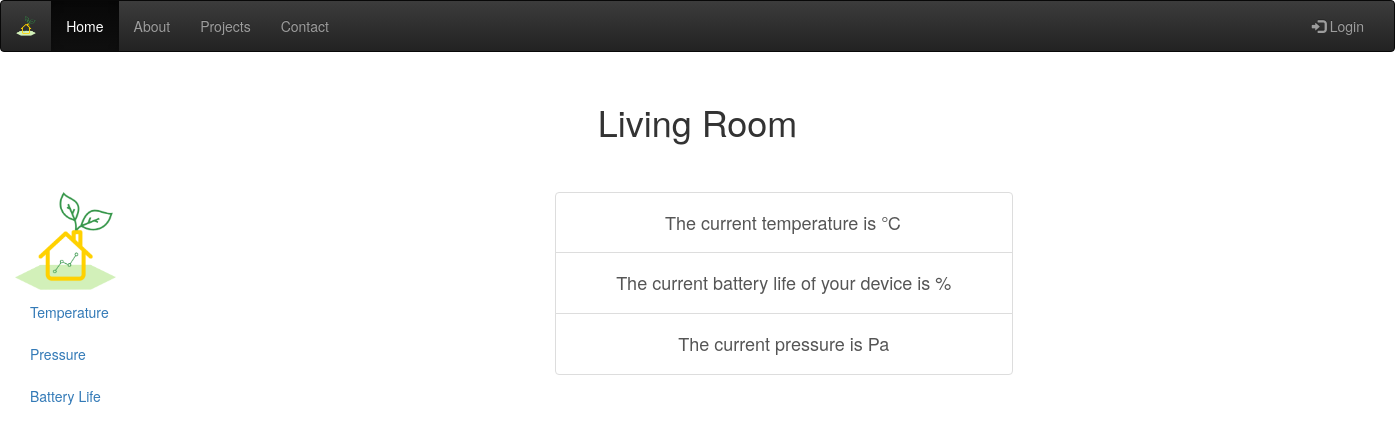
Before: / with the older database file.
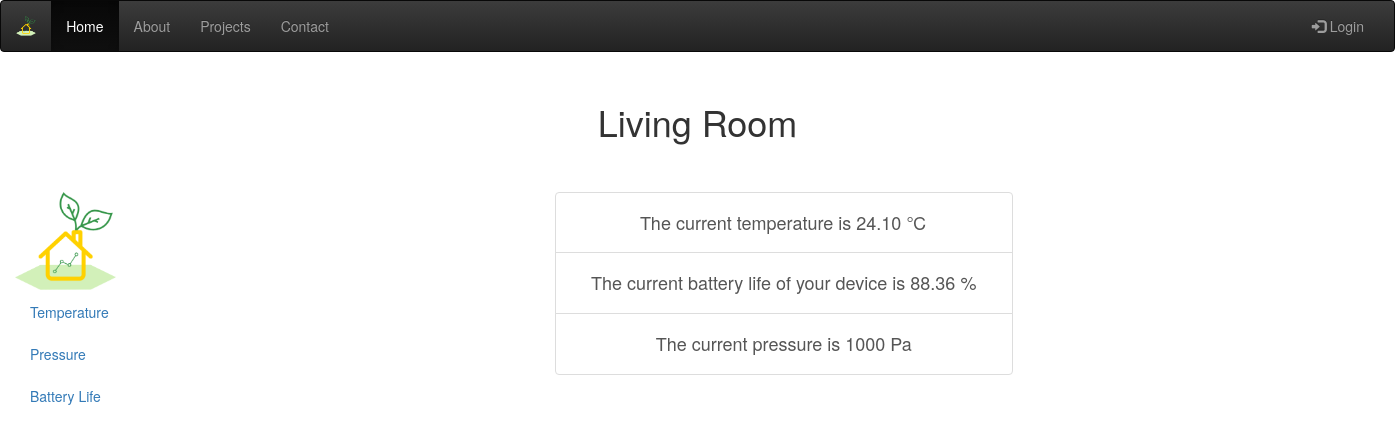
After: the same page with the newer database file.
### hello/models.py (models this page shows)
class Mdata(models.Model):
    published_at = models.DateTimeField(default=datetime.now, blank=True)
    device_id = models.CharField(max_length=100)
    battery = models.DecimalField(decimal_places=2, max_digits=5)
    temp = models.DecimalField(decimal_places=2, max_digits=5)
    pressure = models.IntegerField()

### hello/views.py (the view)
# urls.py: path("", HomeView.as_view()),
class HomeView(View):
    def get(self, request, *args, **kwargs):
        data = Mdata.objects.last()
        return render(request, 'home.html', {"data": data})

### hello/templates/home.html
{% extends 'charts.html' %}
{% block content %}
<div class='container'>
    <div class="row justify-content-center">
        <div class=col-lg-3></div>
        <div class=" col-lg-5 list_group">
                <a href="/charts/temp/" class="list-group-item list-group-item-action">
                    <h4 class="text-center"> The current temperature is {{data.temp}} &#x2103; </h4>
                </a>
                <a href="/charts/battery/" class="list-group-item list-group-item-action">
                <h4 class="text-center"> The current battery life of your device is {{data.battery}} % </h4>
                </a>
                <a href="/charts/pres/" class="list-group-item list-group-item-action">
                <h4 class="text-center"> The current pressure is {{data.pressure}} Pa </h4>
                </a>
        </div>
    </div>
</div>
{% endblock content %}

### hello/templates/charts.html
{% extends 'base.html' %}
{% block title %}
<h1 class="text-center" style="margin:50px;">Living Room</h1>
{% endblock title %}
{% block basecontent %}
<div class='container-fluid'>
        <div class="row justify-content-left">
            <div class="col-lg-2 col-md-3">
                {% load static %}
                <a href="/">
                    <img src="{% static '/images/LogoMakr_2bQPHU.png' %}" alt="My image" height="100">
                </a>
                <ul class="nav nav-pills nav-stacked" id="mainNav">
                    <li><a href="/charts/temp/">Temperature</a></li>
                    <li><a href="/charts/pres/">Pressure</a></li>
                    <li><a href="/charts/battery">Battery Life</a></li>
                </ul>
            </div>
            <div class="col-lg-8 col-md-7">
                {% block content %}
                {% endblock content %}
            </div>
            <div class="col-lg-2 col-md-2"></div>
        </div>
{% endblock basecontent %}

### hello/templates/base.html (shortened to what this page needs)
{% load static %}
<!DOCTYPE html>
<html lang="en">
  <head>
    {% include 'base/css.html' %}
  </head>
  <body>
      <nav class="navbar navbar-inverse">
          <div class="container-fluid">
            <div class="navbar-header">
              <a href="#" class="navbar-brand">
                  <img src="{% static '/images/LogoMakr_2bQPHU.png' %}" height="20"/>
              </a>
            </div>
            <div class="collapse navbar-collapse" id="myNavbar">
              <ul class="nav navbar-nav">
                <li class="active"><a href="/">Home</a></li>
                <li><a href="/about/">About</a></li>
                <li><a href="#">Projects</a></li>
                <li><a href="/contact/">Contact</a></li>
              </ul>
              <ul class="nav navbar-nav navbar-right">
                <li><a href="/admin/"><span class="glyphicon glyphicon-log-in"></span> Login</a></li>
              </ul>
            </div>
          </div>
        </nav>
        <div>
          <div >
              {% block title %}
              {% endblock title %}
          </div>
        </div>
        {% block basecontent %}
        {% endblock basecontent %}
    </div>
  </body>
</html>

### hello/templates/base/css.html (shortened to what this page needs)
<link rel="stylesheet" href="https://maxcdn.bootstrapcdn.com/bootstrap/3.3.7/css/bootstrap.min.css">
<link rel="stylesheet" href="https://maxcdn.bootstrapcdn.com/bootstrap/3.3.7/css/bootstrap-theme.min.css">

### hello/templates/base.html (style rules this page uses)
body { background: -webkit-linear-gradient(left); }

Changed rows visible on the page:
added Mdata: temp "24.10", battery "88.36", pressure "1000"
